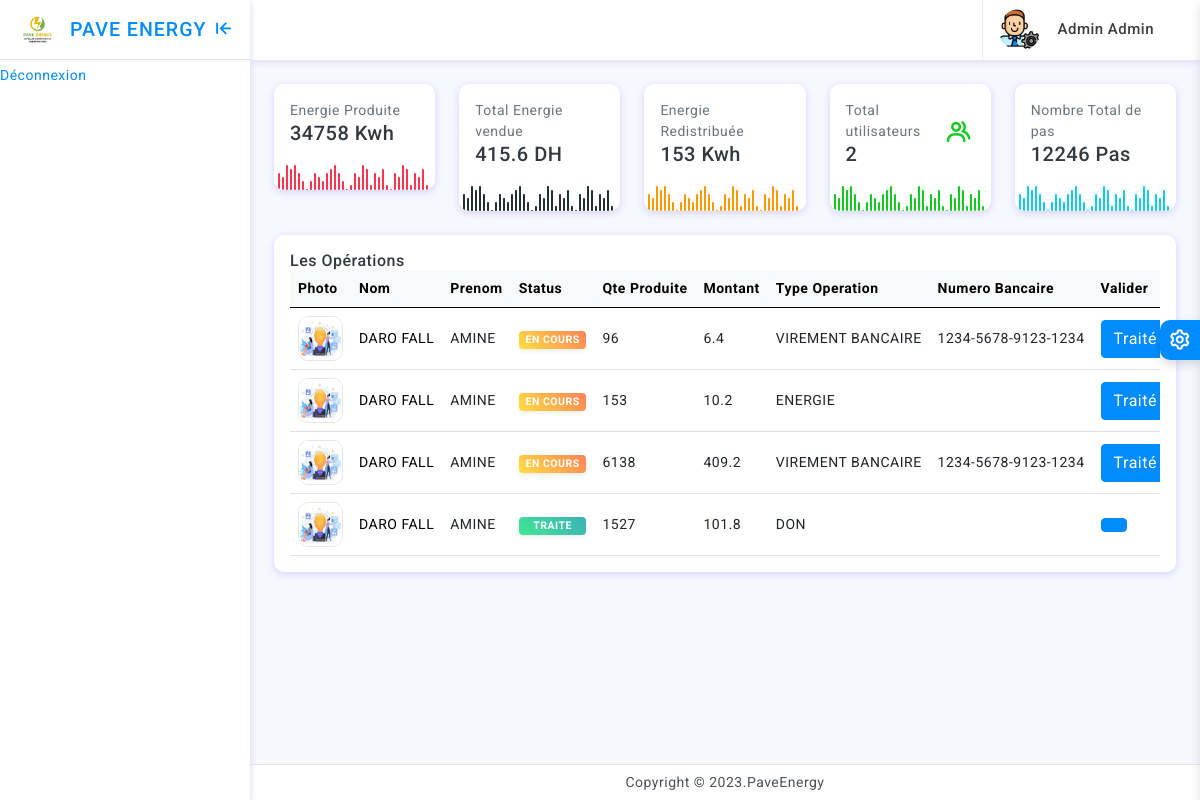
Screenshot of /Admin.php (signed in) with the database file from the repository.
### tables this page shows
CREATE TABLE `operations` (
  `id_operation` int(11) NOT NULL,
  `status` varchar(255) NOT NULL DEFAULT 'EN COURS',
  `type` varchar(255) NOT NULL,
  `qte_produite` float NOT NULL,
  `montant` float NOT NULL,
  `id_utilisateur` int(11) NOT NULL,
  `date_operation` datetime NOT NULL DEFAULT current_timestamp(),
  `numero_bancaire` varchar(19) NOT NULL
);

CREATE TABLE `utilisateurs` (
  `id_utilisateur` int(11) NOT NULL,
  `nom` varchar(255) NOT NULL,
  `prenom` varchar(255) NOT NULL,
  `telephone` varchar(255) NOT NULL,
  `email` varchar(255) NOT NULL,
  `adresse` varchar(255) NOT NULL,
  `pseudo` varchar(255) NOT NULL,
  `mot_de_passe` varchar(255) NOT NULL,
  `photo` varchar(255) NOT NULL,
  `status` varchar(255) NOT NULL DEFAULT 'DECONNECTE',
  `derniere_connexion` datetime NOT NULL DEFAULT current_timestamp(),
  `date_inscription` datetime NOT NULL DEFAULT current_timestamp(),
  `pas` int(11) NOT NULL,
  `qte_produite` double NOT NULL,
  `solde_total` double NOT NULL,
  `solde_dispo` double NOT NULL
);

### AfficheStat.php (called while the page is built, shortened)
<?php
$req3=$bd->query(" SELECT SUM(`qte_produite`) as `total` from `utilisateurs` ");
$qteP=$req3->fetch();
$req4=$bd->query("SELECT SUM(`montant`) as `montant` from `operations` where  `type` like 'VIREMENT BANCAIRE' ");
$qteV=$req4->fetch();
$req5=$bd->query("SELECT SUM(`qte_produite`) as `quantite` from `operations` where  `type` like 'ENERGIE' ");
$qteE=$req5->fetch();
$req6=$bd->query("SELECT count(*) as 'nbr' from `utilisateurs` ");
$qteU=$req6->fetch();
$req7=$bd->query("SELECT sum(`pas`) as 'nbrPas' from `utilisateurs` ");
$qtePA=$req7->fetch();
$req8=$bd->query(" SELECT* from utilisateurs, operations where utilisateurs.id_utilisateur=operations.id_utilisateur");
$req8->execute();
$reqTu=$req8->fetchAll();
?>

### Admin.php (the view, shortened to what this page needs)
<?php
include('BaseDeDonnees.php');
include('AfficheStat.php');
?>
<!doctype html>
<html lang="en">
<head>
	<link href="assets/plugins/vectormap/jquery-jvectormap-2.0.2.css" rel="stylesheet"/>
	<link href="assets/plugins/simplebar/css/simplebar.css" rel="stylesheet" />
	<link href="assets/plugins/perfect-scrollbar/css/perfect-scrollbar.css" rel="stylesheet" />
	<link href="assets/plugins/metismenu/css/metisMenu.min.css" rel="stylesheet" />
	<link href="assets/css/pace.min.css" rel="stylesheet" />
	<link href="assets/css/bootstrap.min.css" rel="stylesheet">
	<link href="assets/css/bootstrap-extended.css" rel="stylesheet">
	<link rel="stylesheet" href="https://cdnjs.cloudflare.com/ajax/libs/font-awesome/6.3.0/css/all.min.css" />
	<link href="assets/css/app.css" rel="stylesheet">
	<link href="assets/css/icons.css" rel="stylesheet">
	<link rel="stylesheet" href="assets/css/dark-theme.css" />
	<link rel="stylesheet" href="assets/css/semi-dark.css" />
	<link rel="stylesheet" href="assets/css/header-colors.css" />
</head>
<body>
	<div class="wrapper">
		<div class="sidebar-wrapper" data-simplebar="true">
			<div class="sidebar-header">
				<div>
					<img src="logo.png" class="logo-icon" >
				</div>
				<div>
					<h4 class="logo-text" style="font-size:1.4em;">PAVE ENERGY</h4>
				</div>
				<div class="toggle-icon ms-auto"><i class='bx bx-arrow-to-left'></i>
				</div>
			</div>
			<ul  id="menu">
			<li>
					<a href="Admin.php">
						<div class="parent-icon"><i class='bx bx-home-circle'></i>
						</div>
						<div class="menu-title">Dashboard</div>
					</a>
				</li>
				<li>
					<a href="deconnexionAction.php">
						<div class="parent-icon"><i class='bx bx-log-out'></i>
						</div>
						<div class="menu-title">Déconnexion</div>
					</a>
				</li>
			</ul>
		</div>
		<header>
			<div class="topbar d-flex align-items-center">
				<nav class="navbar navbar-expand">
					<div class="user-box dropdown">
						<a class="d-flex align-items-center nav-link dropdown-toggle dropdown-toggle-nocaret" href="#" role="button" data-bs-toggle="dropdown" aria-expanded="false">
							<img src="admin.png" class="user-img" alt="user avatar">
							<div class="user-info ps-3">
								<p class="user-name mb-0"><?=$_SESSION['nom']?> <?=$_SESSION['prenom']?></p>
							</div>
						</a>
					</div>
				</nav>
			</div>
		</header>
		<div class="page-wrapper">
		<div class="page-content">
					<div class="row row-cols-1 row-cols-md-2 row-cols-xl-5">
						<div class="col">
							<div class="card radius-10 overflow-hidden">
								<div class="card-body">
									<div class="d-flex align-items-center">
										<div>
											<p class="mb-0 text-secondary font-14">Energie Produite</p>
											<h5 class="my-0"><?=$qteP['total']?> Kwh</h5>
										</div>
									</div>
								</div>
								<div class="mt-1" id="chart2"></div>
							</div>
						</div>
						<div class="col">
							<div class="card radius-10 overflow-hidden">
								<div class="card-body">
									<div class="d-flex align-items-center">
										<div>
											<p class="mb-0 text-secondary font-14"> Total Energie vendue</p>
											<h5 class="my-0"><?=round($qteV['montant'],2)?> DH</h5>
										</div>
									</div>
								</div>
								<div class="mt-1" id="chart6"></div>
							</div>
						</div>
						<div class="col">
							<div class="card radius-10 overflow-hidden">
								<div class="card-body">
									<div class="d-flex align-items-center">
										<div>
											<p class="mb-0 text-secondary font-14">Energie Redistribuée</p>
											<h5 class="my-0"><?=$qteE['quantite']?> Kwh</h5>
										</div>
									</div>
								</div>
								<div class="mt-1" id="chart4"></div>
							</div>
						</div>
						<div class="col">
							<div class="card radius-10 overflow-hidden">
								<div class="card-body">
									<div class="d-flex align-items-center">
										<div>
											<p class="mb-0 text-secondary font-14">Total utilisateurs</p>
											<h5 class="my-0"><?=$qteU['nbr']?></h5>
										</div>
										<div class="text-success ms-auto font-30"><i class='bx bx-group'></i>
										</div>
									</div>
								</div>
								<div class="mt-1" id="chart3"></div>
							</div>
						</div>
						<div class="col">
							<div class="card radius-10 overflow-hidden">
								<div class="card-body">
									<div class="d-flex align-items-center">
										<div>
											<p class="mb-0 text-secondary font-14">Nombre Total de pas </p>
											<h5 class="my-0"><?=$qtePA['nbrPas']?> Pas</h5>
										</div>
									</div>
								</div>
								<div class="mt-1" id="chart5"></div>
							</div>
						</div>
					  </div>
					 <div class="card radius-10">
						<div class="card-body">
						   <div class="d-flex align-items-center">
							   <div>
								   <h6 class="mb-0">Les Opérations</h6>
							   </div>
						   </div>
						<div class="table-responsive">
						  <table class="table align-middle mb-0">
						   <thead class="table-light">
							<tr>
							  <th>Photo</th>
							  <th>Nom</th>
							  <th>Prenom</th>
							  <th>Status</th>
							  <th>Qte Produite</th>
							  <th>Montant</th>
							  <th>Type Operation</th>
							  <th>Numero Bancaire</th>
							  <th>Valider</th>
							</tr>
							</thead>
							<tbody>
							<?php foreach($reqTu as $re){ ?>
							<tr>
							<td> <a href="profil.php?id_utilisateur=<?=$re['id_utilisateur']?>">	<img src="<?=$re['photo']?>" class="product-img-2" alt="product img"></a></td>
							 <td><a href="profil.php?id_utilisateur=<?=$re['id_utilisateur']?>" style="color:black;"><?=$re['nom']?></a></td>
				             <td><?=$re['prenom']?></td>
							 <?php if($re['status']=="EN COURS"){?>
							 <td><span class="badge bg-gradient-blooker text-white shadow-sm w-100"><?=$re['status']?></span></td>
							 <?php }else{?>
							 <td><span class="badge bg-gradient-quepal text-white shadow-sm w-100"><?=$re['status']?></span></td>
							 <?php }?>
							 <td><?=$re['qte_produite']?></td>
							 <td><?=$re['montant']?></td>
							 <td><?=$re['type']?></td>
							 <td><?=$re['numero_bancaire']?></td>
							 <?php if($re['status']=="TRAITE"){?>
							 <td> <button class="btn btn-primary"></button> </td>
							 <?php }else{?>
								<td> <a href="traiter.php?id=<?=$re['id_utilisateur']?>&idOperation=<?=$re['id_operation']?>"><button class="btn btn-primary">Traité</button></a> </td>
								<?php }?>
							</tr>
		                   <?php }?>
						   </tbody>
						 </table>
						 </div>
						</div>
				   </div>
				</div>
		</div>
		<footer class="page-footer">
			<p class="mb-0">Copyright © 2023.PaveEnergy</p>
		</footer>
	</div>
	<div class="switcher-wrapper">
		<div class="switcher-btn"> <i class='bx bx-cog bx-spin'></i>
		</div>
</body>
</html>

### assets/css/app.css (style rules this page uses)
body { font-size: 14px; color: #4c5258; letter-spacing: .5px; background: #f7f7ff; overflow-x: hidden; font-family: Roboto, sans-serif }
a { text-decoration: none }
.wrapper { width: 100%; position: relative }
.sidebar-wrapper { width: 250px; height: 100%; position: fixed; top: 0; bottom: 0; left: 0; background: #fff; border-right: 0 solid #e4e4e4; z-index: 11; box-shadow: 0 2px 6px 0 rgb(218 218 253 / 65%), 0 2px 6px 0 rgb(206 206 238 / 54%)!important; transition: all .2s ease-out }
.sidebar-header { width: 250px; height: 60px; display: flex; align-items: center; position: fixed; top: 0; bottom: 0; padding: 0 15px; z-index: 5; background: #fff; background-clip: padding-box; border-bottom: 1px solid #e4e4e4 }
.logo-icon { width: 45px }
.logo-text { font-size: 22px; margin-left: 10px; margin-bottom: 0; letter-spacing: 1px; color: #008cff }
.toggle-icon { font-size: 22px; cursor: pointer; color: #008cff }
.topbar { position: fixed; top: 0; left: 250px; right: 0; height: 60px; background: #fff; border-bottom: 1px solid rgb(228 228 228 / 0%); z-index: 10; -webkit-box-shadow: 0 2px 6px 0 rgb(218 218 253 / 65%), 0 0px 6px 0 rgb(206 206 238 / 54%); box-shadow: 0 2px 6px 0 rgb(218 218 253 / 65%), 0 0px 6px 0 rgb(206 206 238 / 54%); }
.topbar .navbar { width: 100%; height: 60px; padding-left: 30px; padding-right: 30px }
.page-wrapper { height: 100%; margin-top: 60px; margin-bottom: 30px; margin-left: 250px }
.page-content { padding: 1.5rem 1.5rem 0.7rem 1.5rem }
.page-footer { background: #fff; left: 250px; right: 0; bottom: 0; position: fixed; text-align: center; padding: 7px; font-size: 14px; border-top: 1px solid #e4e4e4; z-index: 3 }
.sidebar-wrapper ul { padding: 0; margin: 0; list-style: none; background: 0 0 }
.product-img-2 { width: 45px; height: 45px; background-color: #fff; display: flex; align-items: center; justify-content: center; border-radius: 10px; border: 1px solid #e6e6e6 }
.font-14 { font-size: 14px }
.font-30 { font-size: 30px }
.radius-10 { border-radius: 10px }
.bg-gradient-quepal { background: #42e695; background: -webkit-linear-gradient( 45deg , #42e695, #3bb2b8)!important; background: linear-gradient( 45deg , #42e695, #3bb2b8)!important; }
.bg-gradient-blooker { background: #ffdf40; background: -webkit-linear-gradient( 45deg , #ffdf40, #ff8359)!important; background: linear-gradient( 45deg , #ffdf40, #ff8359)!important; }
.dropdown-toggle-nocaret:after { display: none }
.user-img { width: 42px; height: 42px; border-radius: 50%; border: 0 solid #e5e5e5; padding: 0 }
.user-info .user-name { font-size: 15px; font-weight: 500; color: #413c3c }
.user-box { display: flex; align-items: center; height: 60px; border-left: 1px solid #f0f0f0; margin-left: 1rem }
.switcher-wrapper { width: 280px; height: 100%; position: fixed; right: -280px; top: 0; bottom: 0; z-index: 16; background: #fff; border-left: 0 solid #d2d2d2; box-shadow: 0 .3rem .6rem rgba(0, 0, 0, .13); transition: all .2s ease-out }
.switcher-btn { width: 40px; height: 40px; line-height: 40px; font-size: 24px; background: #008cff; box-shadow: 0 .3rem .6rem rgba(0, 0, 0, .13); color: #fff; text-align: center; border-top-left-radius: 10px; border-bottom-left-radius: 10px; position: absolute; top: 40%; right: 100%; cursor: pointer }

### rows the page displays
operations: id_utilisateur.photo (picture), id_utilisateur.nom "DARO FALL", id_utilisateur.prenom "AMINE", status "EN COURS", qte_produite "96", montant "6.4", type "VIREMENT BANCAIRE", numero_bancaire "1234-5678-9123-1234"
operations: id_utilisateur.photo (picture), id_utilisateur.nom "DARO FALL", id_utilisateur.prenom "AMINE", status "EN COURS", qte_produite "153", montant "10.2", type "ENERGIE"
operations: id_utilisateur.photo (picture), id_utilisateur.nom "DARO FALL", id_utilisateur.prenom "AMINE", status "EN COURS", qte_produite "6138", montant "409.2", type "VIREMENT BANCAIRE", numero_bancaire "1234-5678-9123-1234"
operations: id_utilisateur.photo (picture), id_utilisateur.nom "DARO FALL", id_utilisateur.prenom "AMINE", status "TRAITE", qte_produite "1527", montant "101.8", type "DON"

### other values shown
$_SESSION['nom'] "Admin"
$_SESSION['prenom'] "Admin"
$qteP['total'] "34758"
$qteV['montant'] "415.6"
$qteE['quantite'] "153"
$qteU['nbr'] "2"
$qtePA['nbrPas'] "12246"
